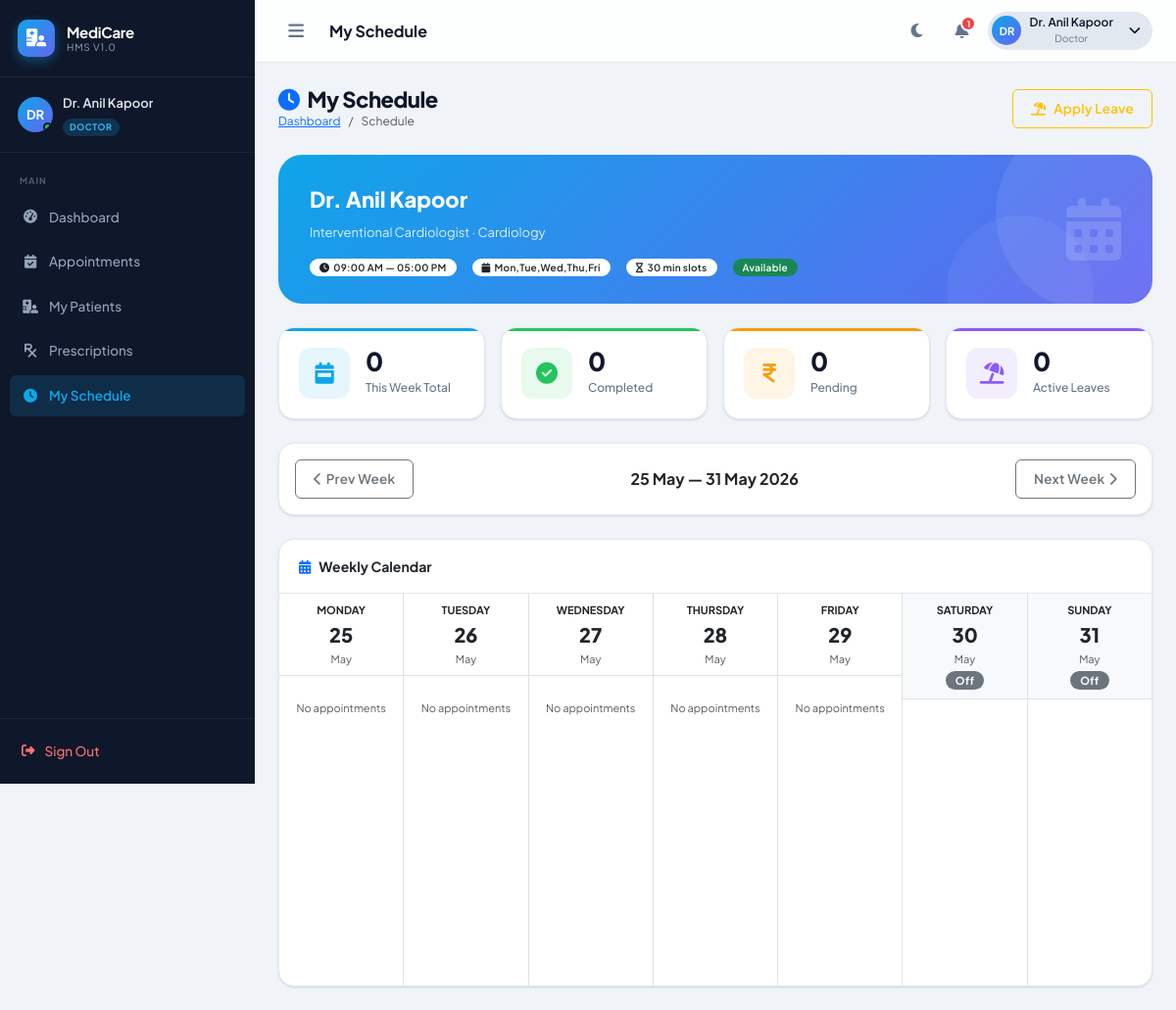
The app's page /doctor/schedule.php?week=2026-05-25 (signed in) with its own data.
### tables this page shows
CREATE TABLE `doctors` (
  `id`                INT UNSIGNED  NOT NULL AUTO_INCREMENT,
  `user_id`           INT UNSIGNED  NOT NULL,
  `doctor_code`       VARCHAR(20)   NOT NULL UNIQUE,
  `department_id`     INT UNSIGNED  NOT NULL,
  `specialization`    VARCHAR(150)  NOT NULL,
  `qualification`     VARCHAR(255)  NOT NULL,
  `experience_years`  INT           NOT NULL DEFAULT 0,
  `consultation_fee`  DECIMAL(10,2) NOT NULL DEFAULT 500.00,
  `bio`               TEXT          DEFAULT NULL,
  `license_number`    VARCHAR(50)   DEFAULT NULL,
  `rating`            DECIMAL(3,2)  NOT NULL DEFAULT 0.00,
  `total_ratings`     INT           NOT NULL DEFAULT 0,
  `available_days`    VARCHAR(100)  DEFAULT 'Mon,Tue,Wed,Thu,Fri',
  `time_from`         TIME          DEFAULT '09:00:00',
  `time_to`           TIME          DEFAULT '17:00:00',
  `slot_duration`     INT           NOT NULL DEFAULT 30 COMMENT 'minutes per slot',
  `status`            ENUM('available','on_leave','off_duty') NOT NULL DEFAULT 'available',
  `created_at`        TIMESTAMP     NOT NULL DEFAULT CURRENT_TIMESTAMP,
  `updated_at`        TIMESTAMP     NOT NULL DEFAULT CURRENT_TIMESTAMP ON UPDATE CURRENT_TIMESTAMP,
  PRIMARY KEY (`id`),
  KEY `fk_doctor_user`       (`user_id`),
  KEY `fk_doctor_department` (`department_id`),
  CONSTRAINT `fk_doctor_user`       FOREIGN KEY (`user_id`)       REFERENCES `users`       (`id`) ON DELETE CASCADE,
  CONSTRAINT `fk_doctor_department` FOREIGN KEY (`department_id`) REFERENCES `departments` (`id`)
);

CREATE TABLE `departments` (
  `id`          INT UNSIGNED  NOT NULL AUTO_INCREMENT,
  `name`        VARCHAR(100)  NOT NULL,
  `code`        VARCHAR(20)   NOT NULL UNIQUE,
  `description` TEXT          DEFAULT NULL,
  `hod_id`      INT UNSIGNED  DEFAULT NULL COMMENT 'Head of Department (doctor id)',
  `icon`        VARCHAR(50)   DEFAULT 'fa-hospital',
  `color`       VARCHAR(20)   DEFAULT '#0ea5e9',
  `status`      TINYINT(1)    NOT NULL DEFAULT 1,
  `created_at`  TIMESTAMP     NOT NULL DEFAULT CURRENT_TIMESTAMP,
  PRIMARY KEY (`id`)
);

### config/auth.php (called while the page is built, shortened)
<?php
class Auth {
    public static function user(): array {
        return [
            'id'     => $_SESSION['user_id']   ?? 0,
            'uuid'   => $_SESSION['uuid']       ?? '',
            'name'   => $_SESSION['name']       ?? 'Guest',
            'email'  => $_SESSION['email']      ?? '',
            'role'   => $_SESSION['role']       ?? 'guest',
            'avatar' => $_SESSION['avatar']     ?? null,
        ];
    }
    public static function id(): int    { return (int)($_SESSION['user_id'] ?? 0); }
}

### config/database.php (called while the page is built, shortened)
<?php
class Database {
    private static ?PDO $instance = null;
    public static function getInstance(): PDO {
        if (self::$instance === null) {
            $dsn = sprintf(
                'mysql:host=%s;port=%s;dbname=%s;charset=%s',
                DB_HOST, DB_PORT, DB_NAME, DB_CHARSET
            );
            $options = [
                PDO::ATTR_ERRMODE            => PDO::ERRMODE_EXCEPTION,
                PDO::ATTR_DEFAULT_FETCH_MODE => PDO::FETCH_ASSOC,
                PDO::ATTR_EMULATE_PREPARES   => false,
                PDO::MYSQL_ATTR_INIT_COMMAND => "SET NAMES utf8mb4 COLLATE utf8mb4_unicode_ci",
            ];
            try {
                self::$instance = new PDO($dsn, DB_USER, DB_PASS, $options);
            } catch (PDOException $e) {
                http_response_code(500);
                die(json_encode(['error' => 'Database connection failed: ' . $e->getMessage()]));
            }
        }
        return self::$instance;
    }
    public static function query(string $sql, array $params = []): PDOStatement {
        $stmt = self::getInstance()->prepare($sql);
        $stmt->execute($params);
        return $stmt;
    }
    public static function fetchOne(string $sql, array $params = []): ?array {
        $row = self::query($sql, $params)->fetch();
        return $row ?: null;
    }
    public static function fetchAll(string $sql, array $params = []): array {
        return self::query($sql, $params)->fetchAll();
    }
}

### config/config.php (called while the page is built, shortened)
<?php
require_once BASE_PATH . '/config/database.php';
require_once BASE_PATH . '/config/auth.php';
function clean(string $v): string {
    return htmlspecialchars(strip_tags(trim($v)), ENT_QUOTES, 'UTF-8');
}

### doctor/schedule.php (the view, shortened to what this page needs)
<?php
require_once __DIR__ . '/../config/config.php';
$doctor    = Database::fetchOne("
    SELECT d.*, dep.name AS dept_name
    FROM doctors d JOIN departments dep ON dep.id=d.department_id
    WHERE d.user_id=?", [Auth::id()]);
$did = $doctor['id'];
$weekStart  = clean($_GET['week'] ?? date('Y-m-d'));
$weekStartDt= new DateTime($weekStart);
$dow        = (int)$weekStartDt->format('N') - 1;
$weekStartDt->modify("-{$dow} days");
$weekEndDt  = clone $weekStartDt;
$weekEndDt->modify('+6 days');
$appts = Database::fetchAll("
    SELECT a.appointment_date, a.appointment_time, a.token_number, a.status, a.type,
           u.full_name AS patient_name, p.patient_code
    FROM appointments a
    JOIN patients p ON p.id=a.patient_id
    JOIN users    u ON u.id=p.user_id
    WHERE a.doctor_id=? AND a.appointment_date BETWEEN ? AND ?
      AND a.status NOT IN ('cancelled','no_show')
    ORDER BY a.appointment_date, a.appointment_time
", [$did, $weekStartDt->format('Y-m-d'), $weekEndDt->format('Y-m-d')]);
$byDate = [];
$leaves = Database::fetchAll("
    SELECT * FROM doctor_leaves WHERE doctor_id=? AND status='approved'
    AND to_date >= CURDATE() ORDER BY from_date", [$did]);
$weekTotal    = count($appts);
$weekCompleted= count(array_filter($appts, fn($a) => $a['status']==='completed'));
$prevWeek = (clone $weekStartDt)->modify('-7 days')->format('Y-m-d');
$nextWeek = (clone $weekStartDt)->modify('+7 days')->format('Y-m-d');
require_once __DIR__ . '/../includes/header.php';
?>
<div id="appWrapper">
  <?php require_once __DIR__ . '/../includes/sidebar.php'; ?>
  <div id="mainContent">
    <?php require_once __DIR__ . '/../includes/navbar.php'; ?>
    <main class="main-inner">
      <div class="page-header animate-fade-in-down">
        <div>
          <h1><i class="fa-solid fa-clock me-2 text-primary"></i>My Schedule</h1>
          <nav aria-label="breadcrumb"><ol class="breadcrumb mb-0">
            <li class="breadcrumb-item"><a href="<?= APP_URL ?>/doctor/dashboard.php">Dashboard</a></li>
            <li class="breadcrumb-item active">Schedule</li>
          </ol></nav>
        </div>
        <button class="btn btn-outline-warning ripple-btn" data-bs-toggle="modal" data-bs-target="#leaveModal">
          <i class="fa-solid fa-umbrella-beach me-2"></i>Apply Leave
        </button>
      </div>
      <div class="welcome-banner animate-fade-in" style="background:linear-gradient(135deg,#0ea5e9,#6366f1)">
        <div>
          <div class="welcome-title"><?= htmlspecialchars(Auth::user()['name']) ?></div>
          <div class="welcome-subtitle"><?= htmlspecialchars($doctor['specialization']) ?> · <?= htmlspecialchars($doctor['dept_name']) ?></div>
          <div class="d-flex gap-3 mt-3 flex-wrap">
            <span class="badge bg-white text-dark fw-600"><i class="fa-solid fa-clock me-1"></i><?= date('h:i A',strtotime($doctor['time_from'])) ?> — <?= date('h:i A',strtotime($doctor['time_to'])) ?></span>
            <span class="badge bg-white text-dark fw-600"><i class="fa-solid fa-calendar me-1"></i><?= $doctor['available_days'] ?></span>
            <span class="badge bg-white text-dark fw-600"><i class="fa-solid fa-hourglass me-1"></i><?= $doctor['slot_duration'] ?> min slots</span>
            <span class="badge <?= $doctor['status']==='available'?'bg-success':'bg-warning text-dark' ?> fw-600"><?= ucfirst(str_replace('_',' ',$doctor['status'])) ?></span>
          </div>
        </div>
        <i class="fa-solid fa-calendar-days welcome-icon"></i>
      </div>
      <div class="row g-3 mb-4">
        <div class="col-6 col-md-3">
          <div class="stat-card card-blue hover-lift"><div class="stat-icon"><i class="fa-solid fa-calendar-week"></i></div>
            <div><div class="stat-value" data-counter="<?= $weekTotal ?>">0</div><div class="stat-label">This Week Total</div></div>
          </div>
        </div>
        <div class="col-6 col-md-3">
          <div class="stat-card card-green hover-lift"><div class="stat-icon"><i class="fa-solid fa-circle-check"></i></div>
            <div><div class="stat-value" data-counter="<?= $weekCompleted ?>">0</div><div class="stat-label">Completed</div></div>
          </div>
        </div>
        <div class="col-6 col-md-3">
          <div class="stat-card card-orange hover-lift"><div class="stat-icon"><i class="fa-solid fa-indian-rupee-sign"></i></div>
            <div><div class="stat-value" data-counter="<?= $weekTotal ?>">0</div><div class="stat-label">Pending</div></div>
          </div>
        </div>
        <div class="col-6 col-md-3">
          <div class="stat-card card-purple hover-lift"><div class="stat-icon"><i class="fa-solid fa-umbrella-beach"></i></div>
            <div><div class="stat-value" data-counter="<?= count($leaves) ?>">0</div><div class="stat-label">Active Leaves</div></div>
          </div>
        </div>
      </div>
      <div class="card mb-4">
        <div class="card-body py-3 d-flex justify-content-between align-items-center">
          <a href="?week=<?= $prevWeek ?>" class="btn btn-outline-secondary btn-sm"><i class="fa-solid fa-chevron-left me-1"></i>Prev Week</a>
          <h6 class="fw-700 mb-0">
            <?= $weekStartDt->format('d M') ?> — <?= $weekEndDt->format('d M Y') ?>
          </h6>
          <a href="?week=<?= $nextWeek ?>" class="btn btn-outline-secondary btn-sm">Next Week<i class="fa-solid fa-chevron-right ms-1"></i></a>
        </div>
      </div>
      <div class="card animate-fade-in">
        <div class="card-header fw-700"><i class="fa-solid fa-calendar-days me-2 text-primary"></i>Weekly Calendar</div>
        <div class="card-body p-0">
          <div class="row g-0" style="min-height:400px">
            <?php
            $dayPtr = clone $weekStartDt;
            $dayNames = ['Monday','Tuesday','Wednesday','Thursday','Friday','Saturday','Sunday'];
            for ($d = 0; $d < 7; $d++):
              $dateStr  = $dayPtr->format('Y-m-d');
              $isToday  = $dateStr === date('Y-m-d');
              $dayAppts = $byDate[$dateStr] ?? [];
              $isOff    = !str_contains($doctor['available_days'], $dayPtr->format('D'));
            ?>
            <div class="col border-end <?= $d===6?'border-end-0':'' ?>" style="min-width:0">
              <div class="p-2 text-center border-bottom <?= $isToday?'bg-primary text-white':($isOff?'bg-light':'') ?>">
                <div class="fw-700 text-xs text-uppercase"><?= $dayNames[$d] ?></div>
                <div class="fw-800" style="font-size:20px"><?= $dayPtr->format('d') ?></div>
                <div class="text-xs <?= $isToday?'text-white opacity-75':'text-muted' ?>"><?= $dayPtr->format('M') ?></div>
                <?php if($isOff): ?><div class="badge bg-secondary text-xs mt-1">Off</div><?php endif; ?>
              </div>
              <div class="p-2" style="min-height:160px">
                <?php if(empty($dayAppts) && !$isOff): ?>
                  <div class="text-center text-muted text-xs py-3">No appointments</div>
                <?php endif; ?>
              </div>
            </div>
            <?php $dayPtr->modify('+1 day'); endfor; ?>
          </div>
        </div>
      </div>
    </main>
  </div>
</div>
<?php
require_once __DIR__ . '/../includes/footer.php';
?>

### assets/css/style.css (style rules this page uses)
:root { --font-sans: 'Plus Jakarta Sans', sans-serif; --font-mono: 'JetBrains Mono', monospace; --primary: #0ea5e9; --primary-dark:#0284c7; --secondary: #6366f1; --success: #22c55e; --warning: #f59e0b; --danger: #ef4444; --info: #06b6d4; --sidebar-w: 260px; --sidebar-collapsed: 72px; --sidebar-bg: #0f172a; --sidebar-text:#94a3b8; --sidebar-active-bg: rgba(14,165,233,.15); --sidebar-active-text: #0ea5e9; --bg: #f0f4f8; --card-bg: #ffffff; --border: #e2e8f0; --text-primary:#0f172a; --text-muted: #64748b; --navbar-h: 64px; --shadow-sm: 0 1px 3px rgba(0,0,0,.08), 0 1px 2px rgba(0,0,0,.06); --shadow: 0 4px 6px rgba(0,0,0,.07), 0 2px 4px rgba(0,0,0,.06); --shadow-lg: 0 10px 15px rgba(0,0,0,.1), 0 4px 6px rgba(0,0,0,.05); --shadow-xl: 0 20px 25px rgba(0,0,0,.1), 0 10px 10px rgba(0,0,0,.04); --radius-sm: 6px; --radius: 12px; --radius-lg: 16px; --radius-xl: 24px; --transition: all .25s cubic-bezier(.4,0,.2,1); }
*, *::before, *::after { box-sizing: border-box; margin: 0; padding: 0; }
html { scroll-behavior: smooth; }
body { font-family: var(--font-sans); background: var(--bg); color: var(--text-primary); font-size: 14px; line-height: 1.6; overflow-x: hidden; transition: background .3s, color .3s; }
#appWrapper { display: flex; min-height: 100vh; }
#mainContent { flex: 1; margin-left: var(--sidebar-w); padding-top: var(--navbar-h); min-height: 100vh; transition: margin-left .3s; }
.main-inner { padding: 24px; }
.card { background: var(--card-bg); border: 1px solid var(--border); border-radius: var(--radius-lg); box-shadow: var(--shadow-sm); transition: var(--transition); overflow: hidden; }
.card-header { background: transparent; border-bottom: 1px solid var(--border); padding: 16px 20px; font-weight: 700; font-size: 14px; }
.stat-card { background: var(--card-bg); border: 1px solid var(--border); border-radius: var(--radius-lg); padding: 20px; display: flex; align-items: center; gap: 16px; position: relative; overflow: hidden; transition: var(--transition); box-shadow: var(--shadow-sm); }
.stat-card::before { content: ''; position: absolute; top: 0; left: 0; right: 0; height: 3px; background: var(--card-accent, var(--primary)); }
.stat-icon { width: 52px; height: 52px; border-radius: var(--radius); display: grid; place-items: center; font-size: 22px; flex-shrink: 0; background: var(--icon-bg, rgba(14,165,233,.1)); color: var(--icon-color, var(--primary)); }
.stat-value { font-size: 26px; font-weight: 800; line-height: 1; letter-spacing: -1px; color: var(--text-primary); }
.stat-label { font-size: 12px; color: var(--text-muted); font-weight: 500; margin-top: 4px; }
.badge { font-size: 10px; font-weight: 700; padding: 4px 10px; border-radius: 20px; letter-spacing: .3px; }
.btn { font-size: 13.5px; font-weight: 600; border-radius: var(--radius-sm); padding: 9px 18px; transition: var(--transition); letter-spacing: .2px; }
.page-header { display: flex; align-items: center; justify-content: space-between; margin-bottom: 24px; flex-wrap: wrap; gap: 12px; }
.page-header h1 { font-size: 22px; font-weight: 800; letter-spacing: -.5px; color: var(--text-primary); margin: 0; }
.page-header .breadcrumb { font-size: 12px; margin: 0; }
.fw-600 { font-weight: 600; }
.fw-700 { font-weight: 700; }
.fw-800 { font-weight: 800; }
.text-xs { font-size: 11px; }

### assets/css/animations.css (style rules this page uses)
.animate-fade-in { animation: fadeIn .4s ease forwards; }
.animate-fade-in-down { animation: fadeInDown .5s ease forwards; }
.main-inner { animation: fadeInUp .45s ease; }
.stat-card:nth-child(1) { animation: fadeInUp .4s .00s ease both; }
.ripple-btn { position: relative; overflow: hidden; }
.hover-lift { transition: transform .25s, box-shadow .25s; }

### records on screen
doctors: specialization "Interventional Cardiologist", department.name "Cardiology", time_from "09:00 AM", time_to "05:00 PM", available_days "Mon,Tue,Wed,Thu,Fri", slot_duration "30", status "Available"

### other values on screen
substr($user['name'], 0, 2) "DR"
$user['name'] "Dr. Anil Kapoor"
str_replace('_', ' ', $role) "DOCTOR"
$label "Dashboard Appointments My Patients Prescriptions My Schedule"
$pageTitle "My Schedule"
$unread "1"
str_replace('_', ' ', $user['role']) "Doctor"
Auth::user()['name'] "Dr. Anil Kapoor"
$weekStartDt->format('d M') "25 May"
$weekEndDt->format('d M Y') "31 May 2026"
$dayPtr->format('d') "25"
$dayPtr->format('d') "26"
$dayPtr->format('d') "27"
$dayPtr->format('d') "28"
$dayPtr->format('d') "29"
